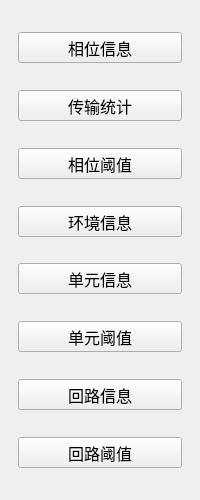
<?xml version="1.0" encoding="UTF-8"?>
<ui version="4.0">
 <class>StatusToolWid</class>
 <widget class="QWidget" name="StatusToolWid">
  <property name="geometry">
   <rect>
    <x>0</x>
    <y>0</y>
    <width>200</width>
    <height>500</height>
   </rect>
  </property>
  <property name="minimumSize">
   <size>
    <width>0</width>
    <height>0</height>
   </size>
  </property>
  <property name="maximumSize">
   <size>
    <width>200</width>
    <height>500</height>
   </size>
  </property>
  <property name="font">
   <font>
    <family>微软雅黑</family>
    <pointsize>12</pointsize>
   </font>
  </property>
  <property name="windowTitle">
   <string>Form</string>
  </property>
  <layout class="QVBoxLayout" name="verticalLayout">
   <property name="leftMargin">
    <number>18</number>
   </property>
   <property name="rightMargin">
    <number>18</number>
   </property>
   <item>
    <spacer name="verticalSpacer">
     <property name="orientation">
      <enum>Qt::Vertical</enum>
     </property>
     <property name="sizeHint" stdset="0">
      <size>
       <width>20</width>
       <height>40</height>
      </size>
     </property>
    </spacer>
   </item>
   <item>
    <widget class="QPushButton" name="devBtn">
     <property name="minimumSize">
      <size>
       <width>0</width>
       <height>31</height>
      </size>
     </property>
     <property name="text">
      <string>相位信息</string>
     </property>
    </widget>
   </item>
   <item>
    <spacer name="verticalSpacer_2">
     <property name="orientation">
      <enum>Qt::Vertical</enum>
     </property>
     <property name="sizeHint" stdset="0">
      <size>
       <width>20</width>
       <height>40</height>
      </size>
     </property>
    </spacer>
   </item>
   <item>
    <widget class="QPushButton" name="transBtn">
     <property name="minimumSize">
      <size>
       <width>0</width>
       <height>31</height>
      </size>
     </property>
     <property name="text">
      <string>传输统计</string>
     </property>
    </widget>
   </item>
   <item>
    <spacer name="verticalSpacer_3">
     <property name="orientation">
      <enum>Qt::Vertical</enum>
     </property>
     <property name="sizeHint" stdset="0">
      <size>
       <width>20</width>
       <height>40</height>
      </size>
     </property>
    </spacer>
   </item>
   <item>
    <widget class="QPushButton" name="thresholdBtn">
     <property name="minimumSize">
      <size>
       <width>0</width>
       <height>31</height>
      </size>
     </property>
     <property name="text">
      <string>相位阈值</string>
     </property>
    </widget>
   </item>
   <item>
    <spacer name="verticalSpacer_4">
     <property name="orientation">
      <enum>Qt::Vertical</enum>
     </property>
     <property name="sizeHint" stdset="0">
      <size>
       <width>20</width>
       <height>40</height>
      </size>
     </property>
    </spacer>
   </item>
   <item>
    <widget class="QPushButton" name="envBtn">
     <property name="minimumSize">
      <size>
       <width>0</width>
       <height>31</height>
      </size>
     </property>
     <property name="text">
      <string>环境信息</string>
     </property>
    </widget>
   </item>
   <item>
    <spacer name="verticalSpacer_5">
     <property name="orientation">
      <enum>Qt::Vertical</enum>
     </property>
     <property name="sizeHint" stdset="0">
      <size>
       <width>20</width>
       <height>40</height>
      </size>
     </property>
    </spacer>
   </item>
   <item>
    <widget class="QPushButton" name="outputBtn">
     <property name="minimumSize">
      <size>
       <width>0</width>
       <height>31</height>
      </size>
     </property>
     <property name="text">
      <string>单元信息</string>
     </property>
    </widget>
   </item>
   <item>
    <spacer name="verticalSpacer_6">
     <property name="orientation">
      <enum>Qt::Vertical</enum>
     </property>
     <property name="sizeHint" stdset="0">
      <size>
       <width>20</width>
       <height>40</height>
      </size>
     </property>
    </spacer>
   </item>
   <item>
    <widget class="QPushButton" name="outputThresholdBtn">
     <property name="minimumSize">
      <size>
       <width>0</width>
       <height>31</height>
      </size>
     </property>
     <property name="text">
      <string>单元阈值</string>
     </property>
    </widget>
   </item>
   <item>
    <spacer name="verticalSpacer_7">
     <property name="orientation">
      <enum>Qt::Vertical</enum>
     </property>
     <property name="sizeHint" stdset="0">
      <size>
       <width>20</width>
       <height>40</height>
      </size>
     </property>
    </spacer>
   </item>
   <item>
    <widget class="QPushButton" name="loopBtn">
     <property name="minimumSize">
      <size>
       <width>0</width>
       <height>31</height>
      </size>
     </property>
     <property name="text">
      <string>回路信息</string>
     </property>
    </widget>
   </item>
   <item>
    <spacer name="verticalSpacer_8">
     <property name="orientation">
      <enum>Qt::Vertical</enum>
     </property>
     <property name="sizeHint" stdset="0">
      <size>
       <width>20</width>
       <height>40</height>
      </size>
     </property>
    </spacer>
   </item>
   <item>
    <widget class="QPushButton" name="loopThresholdBtn">
     <property name="minimumSize">
      <size>
       <width>0</width>
       <height>31</height>
      </size>
     </property>
     <property name="text">
      <string>回路阈值</string>
     </property>
    </widget>
   </item>
   <item>
    <spacer name="verticalSpacer_9">
     <property name="orientation">
      <enum>Qt::Vertical</enum>
     </property>
     <property name="sizeHint" stdset="0">
      <size>
       <width>20</width>
       <height>40</height>
      </size>
     </property>
    </spacer>
   </item>
  </layout>
 </widget>
 <resources/>
 <connections/>
</ui>
